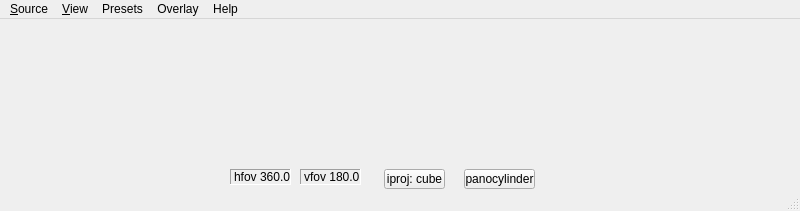
<?xml version="1.0" encoding="UTF-8"?>
<ui version="4.0">
 <class>MainWindow</class>
 <widget class="QMainWindow" name="MainWindow">
  <property name="geometry">
   <rect>
    <x>0</x>
    <y>0</y>
    <width>800</width>
    <height>211</height>
   </rect>
  </property>
  <property name="windowTitle">
   <string> Panini</string>
  </property>
  <property name="windowIcon">
   <iconset resource="PaniniIcon.qrc">
    <normaloff>:/Icons/panini-icon-blue.jpg</normaloff>:/Icons/panini-icon-blue.jpg</iconset>
  </property>
  <widget class="QWidget" name="centralwidget">
   <property name="sizePolicy">
    <sizepolicy hsizetype="Expanding" vsizetype="Expanding">
     <horstretch>0</horstretch>
     <verstretch>0</verstretch>
    </sizepolicy>
   </property>
   <widget class="QLabel" name="hfovLabel">
    <property name="geometry">
     <rect>
      <x>230</x>
      <y>150</y>
      <width>61</width>
      <height>16</height>
     </rect>
    </property>
    <property name="frameShape">
     <enum>QFrame::Panel</enum>
    </property>
    <property name="frameShadow">
     <enum>QFrame::Sunken</enum>
    </property>
    <property name="text">
     <string>hfov 360.0</string>
    </property>
   </widget>
   <widget class="QLabel" name="vfovLabel">
    <property name="enabled">
     <bool>true</bool>
    </property>
    <property name="geometry">
     <rect>
      <x>300</x>
      <y>150</y>
      <width>61</width>
      <height>16</height>
     </rect>
    </property>
    <property name="frameShape">
     <enum>QFrame::Panel</enum>
    </property>
    <property name="frameShadow">
     <enum>QFrame::Sunken</enum>
    </property>
    <property name="text">
     <string>vfov 180.0</string>
    </property>
   </widget>
   <widget class="QToolButton" name="iprojButton">
    <property name="geometry">
     <rect>
      <x>384</x>
      <y>150</y>
      <width>61</width>
      <height>20</height>
     </rect>
    </property>
    <property name="text">
     <string>iproj: cube</string>
    </property>
   </widget>
   <widget class="QToolButton" name="surfaceButton">
    <property name="geometry">
     <rect>
      <x>464</x>
      <y>150</y>
      <width>71</width>
      <height>20</height>
     </rect>
    </property>
    <property name="sizePolicy">
     <sizepolicy hsizetype="Preferred" vsizetype="Preferred">
      <horstretch>0</horstretch>
      <verstretch>0</verstretch>
     </sizepolicy>
    </property>
    <property name="text">
     <string>panocylinder</string>
    </property>
   </widget>
  </widget>
  <widget class="QMenuBar" name="menubar">
   <property name="geometry">
    <rect>
     <x>0</x>
     <y>0</y>
     <width>800</width>
     <height>26</height>
    </rect>
   </property>
   <widget class="QMenu" name="menu_View">
    <property name="title">
     <string>&amp;View</string>
    </property>
    <addaction name="actionPan_Right"/>
    <addaction name="actionPan_Left"/>
    <addaction name="actionTilt_Up"/>
    <addaction name="actionTilt_Down"/>
    <addaction name="actionRoll_Right"/>
    <addaction name="actionRoll_Left"/>
    <addaction name="actionZoom_In"/>
    <addaction name="actionZoom_Out"/>
    <addaction name="separator"/>
    <addaction name="actionEye_In"/>
    <addaction name="actionEye_Out"/>
    <addaction name="actionEye_right"/>
    <addaction name="actionEye_left"/>
    <addaction name="actionEye_up"/>
    <addaction name="actionEye_down"/>
    <addaction name="separator"/>
    <addaction name="actionHFovUp"/>
    <addaction name="actionHFovDn"/>
    <addaction name="actionVFovUp"/>
    <addaction name="actionVFovDn"/>
    <addaction name="separator"/>
    <addaction name="actionSave_as"/>
   </widget>
   <widget class="QMenu" name="menuLoad">
    <property name="title">
     <string>&amp;Source</string>
    </property>
    <addaction name="actionNone_wire_model"/>
    <addaction name="actionRectilinear"/>
    <addaction name="actionFisheye"/>
    <addaction name="actionSpherical"/>
    <addaction name="actionCylindrical"/>
    <addaction name="actionEquirectangular"/>
    <addaction name="actionStereographic"/>
    <addaction name="actionMercator"/>
    <addaction name="actionCube_faces"/>
    <addaction name="actionQTVR"/>
    <addaction name="actionPT_script"/>
    <addaction name="separator"/>
    <addaction name="actionQuit"/>
   </widget>
   <widget class="QMenu" name="menuHelp">
    <property name="title">
     <string>Help</string>
    </property>
    <addaction name="actionAbout_pvQt"/>
    <addaction name="actionMouse_modes"/>
   </widget>
   <widget class="QMenu" name="menuPresets">
    <property name="title">
     <string>Presets</string>
    </property>
    <addaction name="actionLinear_proj"/>
    <addaction name="actionPanini_proj"/>
    <addaction name="actionOrtho_proj"/>
    <addaction name="actionSuper_wide"/>
    <addaction name="separator"/>
    <addaction name="action_Home"/>
    <addaction name="actionHome_Eye_X_Y"/>
    <addaction name="actionReset"/>
    <addaction name="separator"/>
    <addaction name="action90_deg_CW"/>
    <addaction name="actionReset_turn"/>
    <addaction name="actionCube_limit"/>
    <addaction name="actionRecenter_mode"/>
   </widget>
   <widget class="QMenu" name="menuOverlay">
    <property name="title">
     <string>Overlay</string>
    </property>
    <addaction name="actionLoad_overlay"/>
    <addaction name="actionRemove"/>
    <addaction name="actionShow_Hide"/>
    <addaction name="actionFade"/>
   </widget>
   <addaction name="menuLoad"/>
   <addaction name="menu_View"/>
   <addaction name="menuPresets"/>
   <addaction name="menuOverlay"/>
   <addaction name="menuHelp"/>
  </widget>
  <widget class="QStatusBar" name="statusbar"/>
  <action name="action_Home">
   <property name="text">
    <string>Home Y,P,R</string>
   </property>
   <property name="shortcut">
    <string>Home</string>
   </property>
  </action>
  <action name="actionZoom_In">
   <property name="text">
    <string>Zoom &amp;in</string>
   </property>
   <property name="shortcut">
    <string>Ctrl+Up</string>
   </property>
  </action>
  <action name="actionZoom_Out">
   <property name="text">
    <string>Zoom &amp;out</string>
   </property>
   <property name="shortcut">
    <string>Ctrl+Down</string>
   </property>
  </action>
  <action name="actionPan_Left">
   <property name="text">
    <string>Yaw &amp;left</string>
   </property>
   <property name="shortcut">
    <string>Left</string>
   </property>
  </action>
  <action name="actionPan_Right">
   <property name="text">
    <string>Yaw &amp;right</string>
   </property>
   <property name="shortcut">
    <string>Right</string>
   </property>
  </action>
  <action name="actionTilt_Up">
   <property name="text">
    <string>Pitch &amp;up</string>
   </property>
   <property name="shortcut">
    <string>Up</string>
   </property>
  </action>
  <action name="actionTilt_Down">
   <property name="text">
    <string>Pitch &amp;down</string>
   </property>
   <property name="shortcut">
    <string>Down</string>
   </property>
  </action>
  <action name="actionEye_In">
   <property name="text">
    <string>Eye &amp;near</string>
   </property>
   <property name="shortcut">
    <string>Ctrl+Right</string>
   </property>
  </action>
  <action name="actionEye_Out">
   <property name="text">
    <string>Eye &amp;far</string>
   </property>
   <property name="shortcut">
    <string>Ctrl+Left</string>
   </property>
  </action>
  <action name="actionFullFrame">
   <property name="text">
    <string>Fullframe</string>
   </property>
   <property name="shortcut">
    <string>PgDown</string>
   </property>
  </action>
  <action name="action_SuperFish">
   <property name="text">
    <string>SuperFish</string>
   </property>
   <property name="shortcut">
    <string>PgUp</string>
   </property>
  </action>
  <action name="actionReset">
   <property name="text">
    <string>Home all</string>
   </property>
   <property name="shortcut">
    <string>End</string>
   </property>
  </action>
  <action name="actionRectilinear">
   <property name="text">
    <string>rectilinear</string>
   </property>
  </action>
  <action name="actionFisheye">
   <property name="text">
    <string>fisheye</string>
   </property>
  </action>
  <action name="actionCylindrical">
   <property name="text">
    <string>cylindrical</string>
   </property>
  </action>
  <action name="actionEquirectangular">
   <property name="text">
    <string>equirectangular</string>
   </property>
  </action>
  <action name="actionCube_faces">
   <property name="text">
    <string>cube faces</string>
   </property>
  </action>
  <action name="actionQuit">
   <property name="text">
    <string>Quit</string>
   </property>
  </action>
  <action name="actionQTVR">
   <property name="text">
    <string>QTVR</string>
   </property>
  </action>
  <action name="actionPT_script">
   <property name="text">
    <string>PT script</string>
   </property>
  </action>
  <action name="actionAbout_pvQt">
   <property name="text">
    <string>About...</string>
   </property>
  </action>
  <action name="actionPanini_proj">
   <property name="text">
    <string>Panini proj</string>
   </property>
   <property name="shortcut">
    <string>P</string>
   </property>
  </action>
  <action name="actionSuper_wide">
   <property name="text">
    <string>Super fish</string>
   </property>
   <property name="shortcut">
    <string>S</string>
   </property>
  </action>
  <action name="action90_deg_CW">
   <property name="text">
    <string>Turn image...</string>
   </property>
   <property name="toolTip">
    <string>Turn image on panosurface</string>
   </property>
   <property name="shortcut">
    <string>T</string>
   </property>
  </action>
  <action name="actionSpherical">
   <property name="text">
    <string>spherical</string>
   </property>
  </action>
  <action name="actionStereographic">
   <property name="text">
    <string>stereographic</string>
   </property>
  </action>
  <action name="actionMercator">
   <property name="text">
    <string>mercator</string>
   </property>
  </action>
  <action name="actionHFovUp">
   <property name="text">
    <string>Frame right</string>
   </property>
   <property name="shortcut">
    <string>Shift+Right</string>
   </property>
  </action>
  <action name="actionHFovDn">
   <property name="text">
    <string>Frame left</string>
   </property>
   <property name="shortcut">
    <string>Shift+Left</string>
   </property>
  </action>
  <action name="actionVFovUp">
   <property name="text">
    <string>Frame up</string>
   </property>
   <property name="shortcut">
    <string>Shift+Up</string>
   </property>
  </action>
  <action name="actionVFovDn">
   <property name="text">
    <string>Frame down</string>
   </property>
   <property name="shortcut">
    <string>Shift+Down</string>
   </property>
  </action>
  <action name="actionSave_as">
   <property name="text">
    <string>Save as...</string>
   </property>
   <property name="shortcut">
    <string>Ctrl+S</string>
   </property>
  </action>
  <action name="actionNext_iProj">
   <property name="text">
    <string>Next iProj</string>
   </property>
   <property name="shortcut">
    <string>Shift+PgUp</string>
   </property>
  </action>
  <action name="actionPrev_iProj">
   <property name="text">
    <string>Prev iProj</string>
   </property>
   <property name="shortcut">
    <string>Shift+PgDown</string>
   </property>
  </action>
  <action name="actionMouse_modes">
   <property name="text">
    <string>Mouse modes...</string>
   </property>
  </action>
  <action name="actionRoll_Right">
   <property name="text">
    <string>Roll CW</string>
   </property>
   <property name="shortcut">
    <string>Ctrl+Alt+Right</string>
   </property>
  </action>
  <action name="actionRoll_Left">
   <property name="text">
    <string>Roll CCW</string>
   </property>
   <property name="shortcut">
    <string>Ctrl+Alt+Left</string>
   </property>
  </action>
  <action name="actionPanosphere">
   <property name="checkable">
    <bool>true</bool>
   </property>
   <property name="checked">
    <bool>true</bool>
   </property>
   <property name="enabled">
    <bool>false</bool>
   </property>
   <property name="text">
    <string>panosphere</string>
   </property>
   <property name="toolTip">
    <string>project on sphere</string>
   </property>
  </action>
  <action name="actionPanocylinder">
   <property name="checkable">
    <bool>true</bool>
   </property>
   <property name="enabled">
    <bool>false</bool>
   </property>
   <property name="text">
    <string>panocylinder</string>
   </property>
   <property name="toolTip">
    <string>project on cylinder</string>
   </property>
  </action>
  <action name="actionHome_Eye_X_Y">
   <property name="text">
    <string>Home Eye, Frame</string>
   </property>
   <property name="shortcut">
    <string>Shift+Home</string>
   </property>
  </action>
  <action name="actionLinear_proj">
   <property name="text">
    <string>Linear proj</string>
   </property>
   <property name="shortcut">
    <string>L</string>
   </property>
  </action>
  <action name="actionOrtho_proj">
   <property name="text">
    <string>Ortho proj</string>
   </property>
   <property name="shortcut">
    <string>O</string>
   </property>
  </action>
  <action name="actionNone_wire_model">
   <property name="text">
    <string>none (wire model)</string>
   </property>
  </action>
  <action name="actionReset_turn">
   <property name="text">
    <string>Reset turn</string>
   </property>
   <property name="shortcut">
    <string>Alt+End</string>
   </property>
  </action>
  <action name="actionCube_limit">
   <property name="enabled">
    <bool>false</bool>
   </property>
   <property name="text">
    <string>Mac cube size...</string>
   </property>
   <property name="toolTip">
    <string>Cube face size limit for Mac OSX</string>
   </property>
   <property name="autoRepeat">
    <bool>false</bool>
   </property>
  </action>
  <action name="actionLoad_overlay">
   <property name="text">
    <string>Load image...</string>
   </property>
  </action>
  <action name="actionShow_Hide">
   <property name="text">
    <string>Show/Hide</string>
   </property>
   <property name="shortcut">
    <string>V</string>
   </property>
  </action>
  <action name="actionHide">
   <property name="text">
    <string>Hide</string>
   </property>
  </action>
  <action name="actionFade">
   <property name="text">
    <string>Fade</string>
   </property>
   <property name="shortcut">
    <string>Ctrl+V</string>
   </property>
  </action>
  <action name="actionRemove">
   <property name="text">
    <string>Remove</string>
   </property>
  </action>
  <action name="actionRecenter_mode">
   <property name="checkable">
    <bool>true</bool>
   </property>
   <property name="text">
    <string>Recenter mode</string>
   </property>
   <property name="shortcut">
    <string>Ctrl+R</string>
   </property>
  </action>
  <action name="actionEye_right">
   <property name="text">
    <string>Eye right</string>
   </property>
   <property name="shortcut">
    <string>Alt+Right</string>
   </property>
  </action>
  <action name="actionEye_left">
   <property name="text">
    <string>Eye left</string>
   </property>
   <property name="shortcut">
    <string>Alt+Left</string>
   </property>
  </action>
  <action name="actionEye_up">
   <property name="text">
    <string>Eye up</string>
   </property>
   <property name="shortcut">
    <string>Alt+Up</string>
   </property>
  </action>
  <action name="actionEye_down">
   <property name="text">
    <string>Eye down</string>
   </property>
   <property name="shortcut">
    <string>Alt+Down</string>
   </property>
  </action>
 </widget>
 <resources>
  <include location="PaniniIcon.qrc"/>
 </resources>
 <connections/>
</ui>
